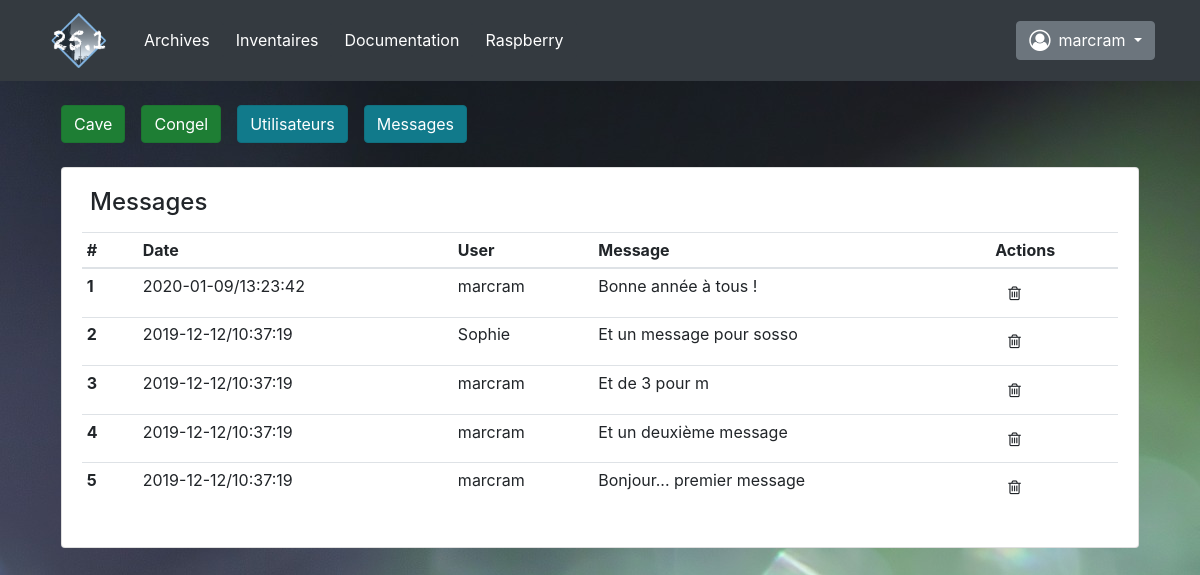
/inventaire/Messages (signed in), run on the app's committed database.
### appli/models.py (models this page shows, shortened)
class Users(UserMixin, db.Model):
    __tablename__ = 'users'
    id = db.Column(db.Integer, primary_key=True)
    nom = db.Column(db.String(20), nullable=False)
    mdp = db.Column(db.String(20), nullable=False)
    mail = db.Column(db.String(20), nullable=True)
    droits = db.Column(db.String(20), nullable=True)
    posts = db.relationship('Messages', backref='auteur', lazy='dynamic')
    entetes = [['nom', 3], ['mdp', 3], ['mail', 3], ['droits', 1]]
    champ_db = [id, nom, mdp, mail, droits]

class Messages(db.Model):
    id = db.Column(db.Integer, primary_key=True)
    message = db.Column(db.String(140))
    timestamp = db.Column(db.DateTime, index=True, default=datetime.utcnow)
    user_id = db.Column(db.Integer, db.ForeignKey('users.id'))

### appli/main.py (the view, shortened to what this page needs)
@app.route('/inventaire/<database>', methods=['POST', 'GET'])
@login_required
def inventaire(database):
    db = db_recup(database)
    if database == 'Messages':
        users = db_recup('users')
    else:
        users = None
    return render_template('inventaire.html',
                           database=database,
                           db=db,
                           users=users
                           )

### appli/fonctions.py (called while the page is built)
def db_recup(dbase):
    database = {'cave': Cave, 'congel': Congel, 'users': Users, 'Messages': Messages}
    resultat = database[dbase].query.all()
    return resultat

### appli/main.py (called while the page is built)
@login_manager.user_loader
def load_user(user_id):
    return Users.query.get(int(user_id))

@app.template_filter()
def date_trunk(val):
    return val.strftime("%Y-%m-%d/%H:%M:%S")

### appli/templates/inventaire.html (shortened to what this page needs)
{% extends "base.html" %}
{% block inventaire %}
    <div class="container">
        <div class="row mx-3 mt-4">
                <a class=" btn btn-success active mr-3" id="btn_cave" href="/inventaire/cave" >Cave</a>
                <a class=" btn btn-success active mr-3" id="btn_cave" href="/inventaire/congel" >Congel</a>
                {% if current_user.droits == 'admin' %}
                    <a class=" btn btn-info active mr-3" id="btn_cave" href="/inventaire/users" >Utilisateurs</a>
                    <a class=" btn btn-info active mr-2" id="btn_cave" href="/inventaire/Messages">Messages</a>
                {% endif %}
        </div>
        {% if  database in ['cave', 'congel'] %}
            <div class="card mx-3 mt-4">
                <div class="card-body">
                    <h4 class="float-left ml-2 pb-2">{{ database|capitalize }}</h4>
                    <i id="add_art" class="fa fa-plus-circle fa-3x text-success mt-n2 float-right" data-toggle="tooltip" title="Nouvel article" onclick="ajoute(this)"></i>
                    <i id="add_art" class="fa fa-file-pdf-o fa-lg mt-2 mr-4 float-right" data-toggle="tooltip" title="PDF" onclick="pdf()"></i>
                    <i id="add_art" class="fa fa-envelope-o fa-lg mt-2 mr-4 float-right" data-toggle="tooltip" title="envoi liste par e-mail"></i>
                    <table class="table table-sm">
                        <thead>
                            <tr>
                            <th scope="col">#</th>
                            <th scope="col">Article</th>
                            <th scope="col">Quantité</th>
                            <th scope="col">périmé le:</th>
                            <th scope="col">actions</th>
                            </tr>
                        </thead>
                        <tbody>
                            {% for elem in db %}
                                <tr id="tabl_db_{{ loop.index }}">
                                    <th scope="row">{{ loop.index }}<span id="tab_db_id_{{ loop.index }}" class="invisible">{{ elem.id }}</span></th>
                                    <td id="tab_db_art_{{ loop.index }}">{{ elem.article }}</td>
                                    <td id="tab_db_qua_{{ loop.index }}">{{ elem.quantite }}</td>
                                    <td id="tab_db_per_{{ loop.index }}">{{ elem.peremption }}</td>
                                    <td><button id="trash_{{ loop.index }}" class="btn" onclick="modifie(this)"><i class="fa fa-pencil mt-n2" ></i>
                                        <button id="trash_{{ loop.index }}" class="btn" onclick="copie(this)"><i class="fa fa-files-o mt-n2" ></i>
                                        <button id="trash_{{ loop.index }}" class="btn" onclick="efface(this)"><i class="fa fa-trash-o mt-n2" ></i>
                                    </td>
                                </tr>
                            {% endfor %}
                        </tbody>
                    </table>
                </div>
                {% elif database == 'Messages' %}
                    <div class="card mx-3 mt-4">
                        <div class="card-body">
                            <h4 class="float-left ml-2 pb-2">{{ database|capitalize }}</h4>
                            <table class="table table-sm">
                                <thead>
                                    <tr>
                                    <th scope="col">#</th>
                                    <th scope="col">Date</th>
                                    <th scope="col">User</th>
                                    <th scope="col">Message</th>
                                    <th scope="col">Actions</th>
                                    </tr>
                                </thead>
                                <tbody>
                                    {% for elem in db|reverse %}
                                        <tr id="tabl_db_{{ loop.index }}">
                                            <th scope="row">{{ loop.index }}<span id="tab_db_id_{{ loop.index }}" class="invisible">{{ elem.id }}</span></th>
                                            <td id="tab_db_qua_{{ loop.index }}">{{ elem.timestamp|date_trunk }}</td>
                                            <td id="tab_db_art_{{ loop.index }}">{{ users[elem.user_id-1].nom }}</td>
                                            <td id="tab_db_per_{{ loop.index }}">{{ elem.message }}</td>
                                            <td><button id="trash_{{ loop.index }}" class="btn" onclick="efface(this)"><i class="fa fa-trash-o mr-2  mt-n2" ></i></td>
                                        </tr>
                                        {% if loop.last %}
                                            {% set nb_elem = loop.length %}
                                            <div class="d-flex">
                                                <h5 class="my-2 mt-n1 mr-auto"><spann id="nb_elem" class="invisible">{{ nb_elem }}</spann></h5>
                                            </div>
                                        {% endif%}
                                    {% endfor %}
                                </tbody>
                            </table>
                        </div>
                    </div>
                {% endif %}
{% endblock%}

### appli/templates/base.html (shortened to what this page needs)
<!DOCTYPE html>
<html>
    <head>
        <link rel="stylesheet" media="screen" href = "{{ url_for('static', filename='bootstrap/bootstrap.min.css') }}">
        <link rel="stylesheet" href = "{{ url_for('static', filename='style.css') }}">
        <link rel="stylesheet" href="https://cdnjs.cloudflare.com/ajax/libs/font-awesome/4.7.0/css/font-awesome.min.css">
    </head>
    <body background="{{ url_for('static', filename='images/bg01.jpg') }}">
        {% block menu %}
            {% block navbar %}
                <nav class="navbar navbar-expand-sm navbar-dark bg-dark ">
                    <div class="container">
                        <a class="navbar-brand d-block  " href="{{ url_for('index') }}"><img src="{{ url_for('static', filename='images/LogoVilla.png') }}" alt="Logo" style="width:70px;"></a>
                        <div class="collapse navbar-collapse" id="navibar">
                            <ul class="navbar-nav mr-auto">
                                <li class="nav-item">
                                    <a id="m_arch" class="btn btn-dark" href="{{ url_for('archives') }}">Archives</a>
                                </li>
                                <li class="nav-item">
                                    <a d="m_inv"class="btn btn-dark" href="{{ url_for('inventaire', database='cave') }}">Inventaires</a>
                                </li>
                                <li class="nav-item">
                                    <a id="m_mais"class="btn btn-dark" href="{{ url_for('documents', section='root') }}">Documentation</a>
                                </li>
                                <li class="nav-item">
                                    <a id="m_rasp"class="btn btn-dark " href="{{ url_for('raspberry') }}">Raspberry</a>
                                </li>
                            </ul>
                            <ul class="navbar-nav">
                                <li class="nav-item">
                                    {% if current_user.is_authenticated %}
                                        <div class="dropdown">
                                            <button class="btn btn-secondary dropdown-toggle" type="button" id="m_users" data-toggle="dropdown" aria-haspopup="true" aria-expanded="false">
                                                    <i class="fa fa-user-circle-o fa-lg my-1 mr-2" ></i>{{ current_user.nom }}
                                            </button>
                                        </div>
                                    {% else %}
                                        <a class="btn btn-secondary " href="{{ url_for('login') }}">
                                                <i class="fa fa-user-circle-o fa-lg my-1 mr-2" ></i>Login
                                        </a>
                                    {% endif %}
                                </li>
                            </ul>
                        </div>
                    </div>
                </nav>
            {% endblock %}
        {% endblock %}
        {% block inventaire %} {% endblock %}
    </body>
</html>

### data on the page
Users: nom "marcram"
Messages: timestamp "2020-01-09/13:23:42", message "Bonne année à tous !"
Messages: timestamp "2019-12-12/10:37:19", message "Et un message pour sosso"
Users: nom "Sophie"
Messages: timestamp "2019-12-12/10:37:19", message "Et de 3 pour m"
Messages: timestamp "2019-12-12/10:37:19", message "Et un deuxième message"
Messages: timestamp "2019-12-12/10:37:19", message "Bonjour... premier message"

### other printed values
{{ database|capitalize }} "Messages"
